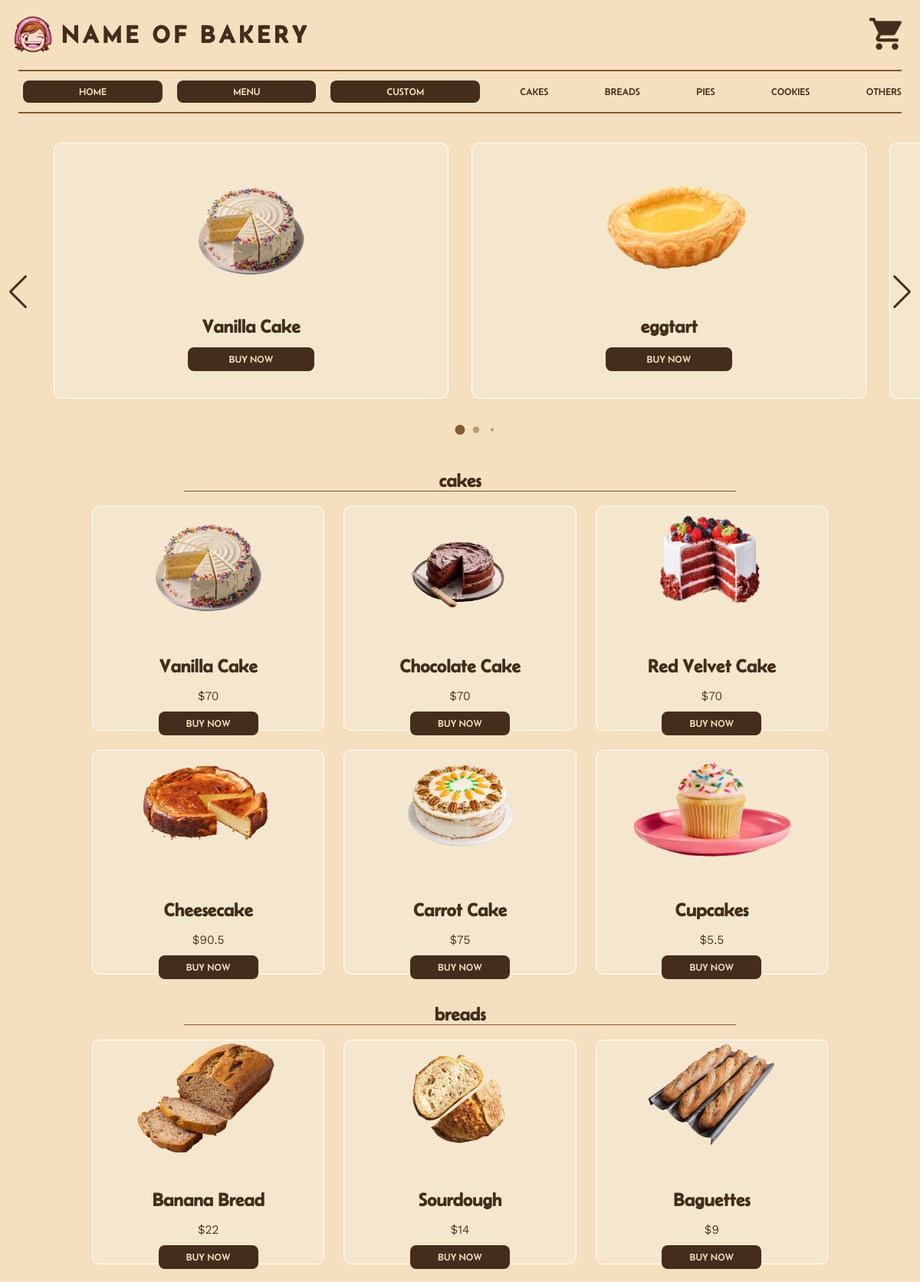
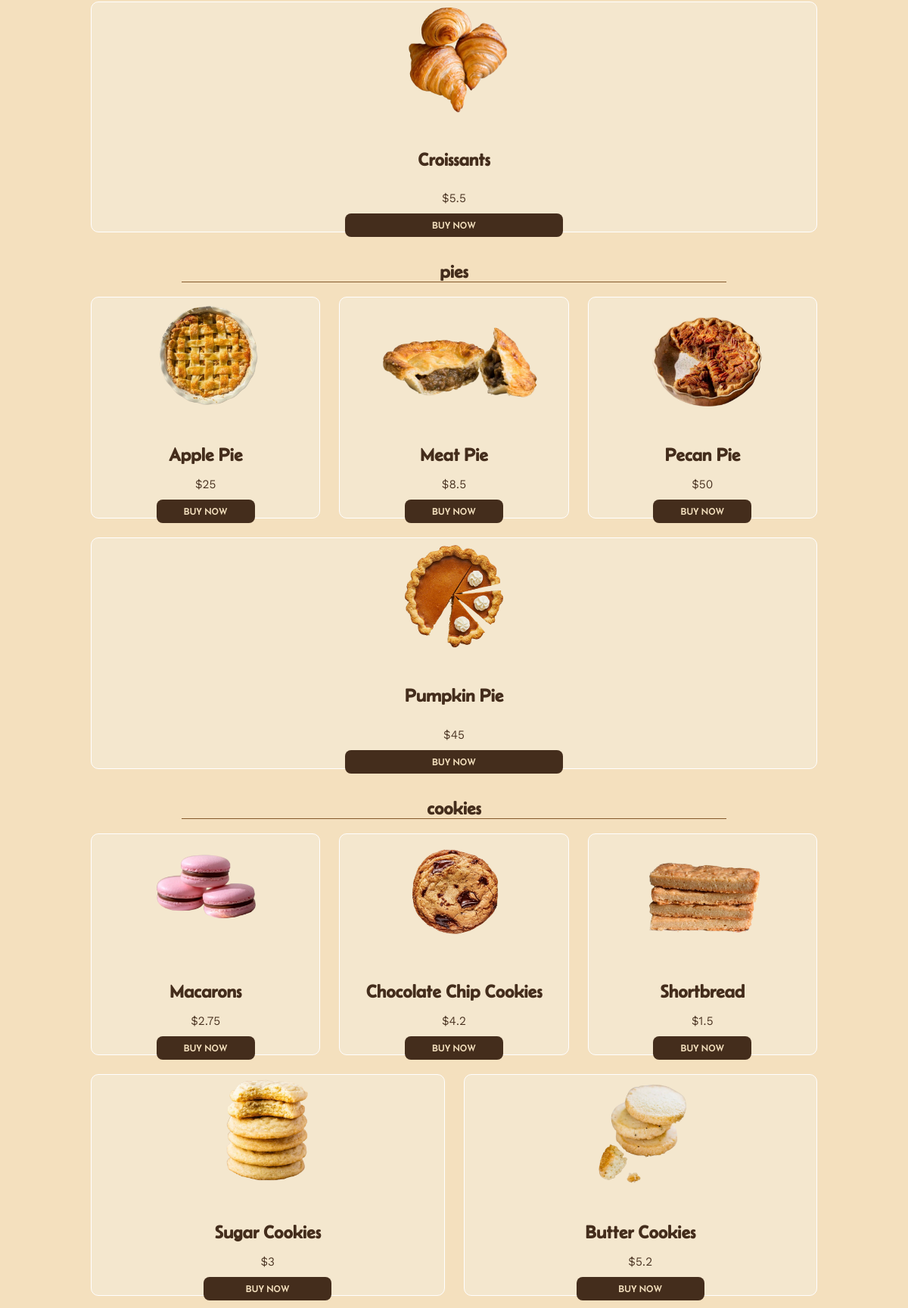
The page /menu (upper part) on the database its author committed (2 pictures, top to bottom).
### tables this page shows
CREATE TABLE products(
    product_ID INTEGER PRIMARY KEY,
    product_name TEXT NOT NULL,
    stock INT CHECK(stock >= 0),
    price DECIMAL NOT NULL,
    type TEXT NOT NULL
);

### app.py (the view)
@app.route('/menu')
def show_items():
    conn = get_db_connection()
    cakes = conn.execute('SELECT product_ID, product_name, price FROM products WHERE type="cake"').fetchall()
    pies = conn.execute('SELECT product_ID, product_name, price FROM products WHERE type="pie"').fetchall()
    breads = conn.execute('SELECT product_ID, product_name, price FROM products WHERE type="bread"').fetchall()
    cookies = conn.execute('SELECT product_ID, product_name, price FROM products WHERE type="cookie"').fetchall()
    others = conn.execute('SELECT product_ID, product_name, price FROM products WHERE type="other"').fetchall()
    conn.close()
    return render_template('menu.html', cakes=cakes, pies=pies, breads=breads, cookies=cookies, others=others)

### app.py (called while the page is built)
def get_db_connection():
    conn = sqlite3.connect('myDB.db')
    conn.row_factory = sqlite3.Row
    return conn

### templates/menu.html (shortened to what this page needs)
<!DOCTYPE html>
<html lang="en">
<head>
    <link rel="stylesheet" href="{{ url_for('static', filename='swiper-bundle.min.css') }}">
    <link rel="stylesheet" href="{{ url_for('static', filename='style.css') }}">
</head>
<body>
    <header>
        <img src="{{ url_for('static', filename='bakery.png') }}" alt=""width="50px"">
        <h1 style = "text-align: left; margin-left: 1%;">NAME OF BAKERY</h1>
        <a href="cart" style="margin-left: auto;">
            <img src="{{ url_for('static', filename='icons/cart.png') }}" alt=""width="50px">
        </a>
    </header>
    <div style = "border-bottom: 2px solid #84592B; margin-left : 2%; margin-right: 2%;"></div>
    <div class = "subheader">
        <div class = "buttoncontainer">
            <a class="buttonlink" href="/">HOME</a>
            <a class="buttonlink" >MENU</a>
            <a class="buttonlink" href="custom" >CUSTOM</a>
        </div>
        <div class = "linkcontainer">
            <a href="#cakes">CAKES</a>
            <a href="#breads">BREADS</a>
            <a href="#pies">PIES</a>
            <a href="#cookies">COOKIES</a>
            <a href="#others">OTHERS</a>
        </div>
    </div>
    <div style = "border-bottom: 2px solid #84592B; margin-left : 2%; margin-right: 2%;"></div>
    <br>
    <br>
    <div>
        <div class="swiper">
            <div class="slider-wrapper" style="overflow: visible;">
                <div class="swiper-wrapper">
                    <div class="card-item swiper-slide">
                        <img src="{{ url_for('static', filename='items/Vanilla Cake/logo.png') }}" alt="User Image" class="user-image" />
                        <h3 style="margin-bottom: 3%;">Vanilla Cake</h3>
                        <a class="buttonlink" style="padding-top:8px; padding-bottom: 8px;">BUY NOW</a>
                    </div>
                    <div class="card-item swiper-slide">
                        <img src="{{ url_for('static', filename='items/Eggtarts/logo.png') }}" alt="User Image" class="user-image" />
                        <h3 style="margin-bottom: 3%;">eggtart</h3>
                        <a class="buttonlink" style="padding-top:8px; padding-bottom: 8px;">BUY NOW</a>
                    </div>
                    <div class="card-item swiper-slide">
                    </div>
                </div>
            </div>
            <div class="swiper-pagination"></div>
            <div class="swiper-slide-button swiper-button-prev"></div>
            <div class="swiper-slide-button swiper-button-next"></div>
            </div>
        </div>
    <br>
    <br>
    <h3 id="cakes" style="text-align: center;">cakes</h3>
    <div style = "border-bottom: 1px solid #84592B; margin-left : 20%; margin-right: 20%;"></div>
    <br>
    <div class="menucontainer">
        {% for item in cakes %}
        <div class="menuitem">
            <img src="{{ url_for('static', filename='items/' ~ item['product_name'] ~ '/logo.png') }}" class="user-image" />
            <h3 style="margin-bottom: 3%;">{{ item['product_name'] }}</h3>
            <p>${{ item['price'] }}</p>
            <a href="{{ url_for('product', pID=item['product_ID'], name=item['product_name'], price=item['price']) }}" class="buttonlink" style="padding-top:8px; padding-bottom: 8px;">BUY NOW</a>
        </div>
        {% endfor %}
    </div>
    <br>
    <br>
    <h3 id="breads" style="text-align: center;">breads</h3>
    <div style = "border-bottom: 1px solid #84592B; margin-left : 20%; margin-right: 20%;"></div>
    <br>
    <div class="menucontainer">
        {% for item in breads %}
        <div class="menuitem">
            <img src="{{ url_for('static', filename='items/' ~ item['product_name'] ~ '/logo.png') }}" class="user-image" />
            <h3 style="margin-bottom: 3%;">{{ item['product_name'] }}</h3>
            <p>${{ item['price'] }}</p>
            <a href="{{ url_for('product', pID=item['product_ID'], name=item['product_name'], price=item['price']) }}" class="buttonlink" style="padding-top:8px; padding-bottom: 8px;">BUY NOW</a>
        </div>
        {% endfor %}
    </div>
    <br>
    <br>
    <h3 id="pies" style="text-align: center;">pies</h3>
    <div style = "border-bottom: 1px solid #84592B; margin-left : 20%; margin-right: 20%;"></div>
    <br>
    <div class="menucontainer">
        {% for item in pies %}
        <div class="menuitem">
            <img src="{{ url_for('static', filename='items/' ~ item['product_name'] ~ '/logo.png') }}" class="user-image" />
            <h3 style="margin-bottom: 3%;">{{ item['product_name'] }}</h3>
            <p>${{ item['price'] }}</p>
            <a href="{{ url_for('product', pID=item['product_ID'], name=item['product_name'], price=item['price']) }}" class="buttonlink" style="padding-top:8px; padding-bottom: 8px;">BUY NOW</a>
        </div>
        {% endfor %}
    </div>
    <br>
    <br>
    <h3 id="cookies" style="text-align: center;">cookies</h3>
    <div style = "border-bottom: 1px solid #84592B; margin-left : 20%; margin-right: 20%;"></div>
    <br>
    <div class="menucontainer">
        {% for item in cookies %}
        <div class="menuitem">
            <img src="{{ url_for('static', filename='items/' ~ item['product_name'] ~ '/logo.png') }}" class="user-image" />
            <h3 style="margin-bottom: 3%;">{{ item['product_name'] }}</h3>
            <p>${{ item['price'] }}</p>
            <a href="{{ url_for('product', pID=item['product_ID'], name=item['product_name'], price=item['price']) }}" class="buttonlink" style="padding-top:8px; padding-bottom: 8px;">BUY NOW</a>
        </div>
        {% endfor %}
    </div>
    <br>
    <br>
    <br>
</body>
</html>

### static/style.css (style rules this page uses)
html { scroll-behavior: smooth; }
a { text-decoration: none; color: #442D1C; }
body { background-color: #F4E0BE; font-family: textfont; color: #442D1C; margin: 0; padding: 0; }
header { color: #442D1C; font-family: MyCustomFont; letter-spacing: 0.3rem; padding: 0.5%; margin-left : 1%; margin-right: 1%; display: flex; flex-direction: row; align-items: center; }
h3 { color: #442D1C; font-family: MyCustomFont; font-size: clamp(1.5rem,2vw, 2rem); margin: 0; }
.subheader { color: #442D1C; font-family: MyCustomFont; font-size: small; margin-top: 1%; margin-bottom: 1%; margin-left : 2%; margin-right: 2%; display: flex; justify-content: space-between; align-items: center; }
.buttonlink { background-color: #442D1C; color: #F4E0BE; font-family: MyCustomFont; font-size: small; padding-top: 1.2%; padding-bottom: 1.2%; padding-left: 12%; padding-right: 12%; border-radius: 8px; margin-right: 1%; margin-left: 1%; }
.buttoncontainer { display: flex; justify-content: space-between; align-items: center; width:55%; }
.linkcontainer { display: flex; justify-content: space-between; align-items: center; width:45%; margin-left: 4%; }
.menucontainer { display: flex; flex-wrap: wrap; gap: 25px; justify-content: space-evenly; margin-left: 10%; margin-right: 10%; }
.menuitem { text-align: center; align-items: center; background: #F4E7CE; flex: 1 1 250px; border-radius: 10px; border-color: white; border-style: solid; border-width: 1px; }
.slider-wrapper { overflow: hidden; margin: 0 70px 55px; }
.card-item { user-select: none; padding: 35px; display: flex; flex-direction: column; align-items: center; justify-content: center; background: #F4E7CE; border-radius: 10px; border-color: white; border-style: solid; border-width: 1px; }
.user-image { height: 150px; margin-bottom: 40px; padding: 4px; }
.swiper-slide-button { color: #442D1C; }
* { box-sizing:border-box }

### rows shown on the page
products: product_name (picture), product_name "Vanilla Cake", price "70"
products: product_name (picture), product_name "Chocolate Cake", price "70"
products: product_name (picture), product_name "Red Velvet Cake", price "70"
products: product_name (picture), product_name "Cheesecake", price "90.5"
products: product_name (picture), product_name "Carrot Cake", price "75"
products: product_name (picture), product_name "Cupcakes", price "5.5"
products: product_name (picture), product_name "Banana Bread", price "22"
products: product_name (picture), product_name "Sourdough", price "14"
products: product_name (picture), product_name "Baguettes", price "9"
products: product_name (picture), product_name "Croissants", price "5.5"
products: product_name (picture), product_name "Apple Pie", price "25"
products: product_name (picture), product_name "Meat Pie", price "8.5"
products: product_name (picture), product_name "Pecan Pie", price "50"
products: product_name (picture), product_name "Pumpkin Pie", price "45"
products: product_name (picture), product_name "Macarons", price "2.75"
products: product_name (picture), product_name "Chocolate Chip Cookies", price "4.2"
products: product_name (picture), product_name "Shortbread", price "1.5"
products: product_name (picture), product_name "Sugar Cookies", price "3"
products: product_name (picture), product_name "Butter Cookies", price "5.2"
